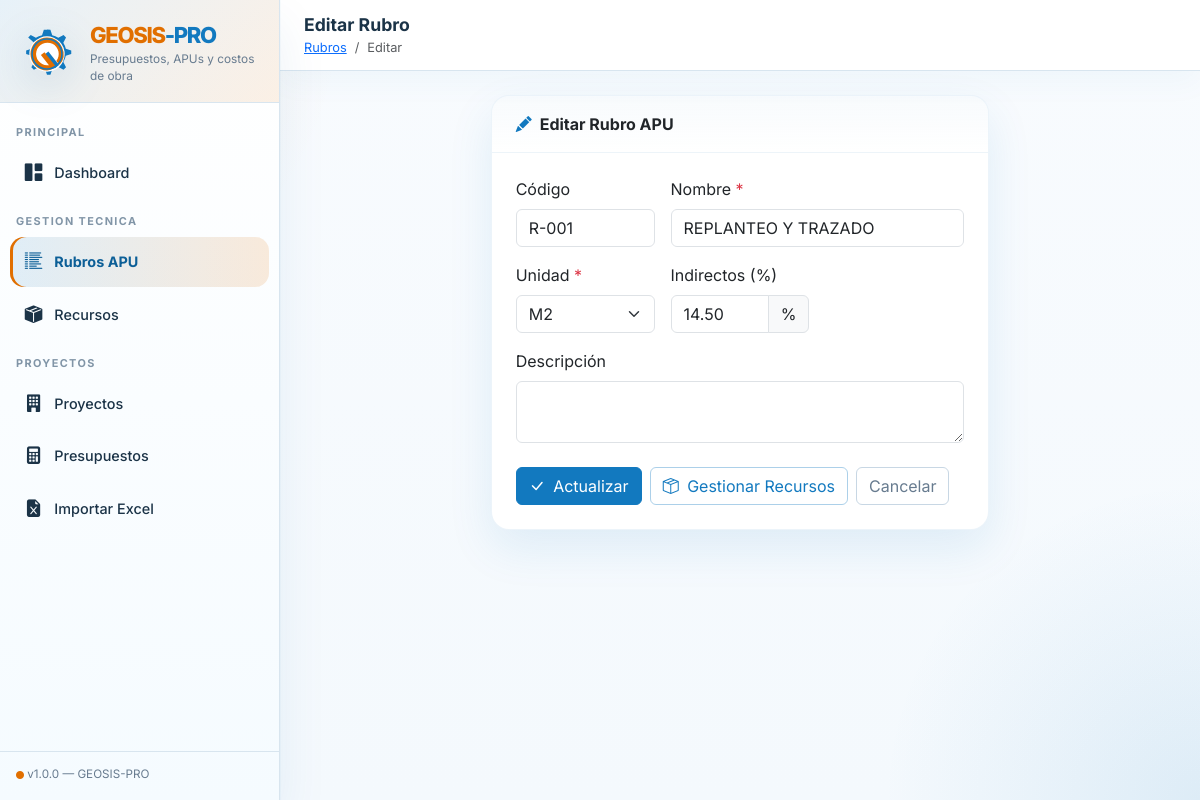
/modules/rubros/edit.php?id=1, run on the app's committed database.
### tables this page shows
CREATE TABLE IF NOT EXISTS `rubros` (
    `id`           INT(11) NOT NULL AUTO_INCREMENT,
    `codigo`       VARCHAR(100) DEFAULT NULL,
    `nombre`       VARCHAR(500) NOT NULL,
    `unidad`       VARCHAR(30) NOT NULL,
    `descripcion`  TEXT DEFAULT NULL,
    `indirectos`   DECIMAL(5,2) NOT NULL DEFAULT 14.50,
    `activo`       TINYINT(1) DEFAULT 1,
    `created_at`   TIMESTAMP DEFAULT CURRENT_TIMESTAMP,
    `updated_at`   TIMESTAMP DEFAULT CURRENT_TIMESTAMP ON UPDATE CURRENT_TIMESTAMP,
    PRIMARY KEY (`id`),
    KEY `idx_rubros_activo` (`activo`)
);

### modules/rubros/edit.php (the view, shortened to what this page needs)
<?php
$db    = getDB();
$id    = intval($_GET['id'] ?? 0);
$rubro = $db->prepare("SELECT * FROM rubros WHERE id=?");
$rubro->execute([$id]);
$rubro = $rubro->fetch();
include __DIR__ . '/../../includes/header.php';
include __DIR__ . '/../../includes/sidebar.php';
?>
<div id="main">
    <div id="topbar">
        <div>
            <div class="page-title">Editar Rubro</div>
            <nav aria-label="breadcrumb"><ol class="breadcrumb">
                <li class="breadcrumb-item"><a href="index.php">Rubros</a></li>
                <li class="breadcrumb-item active">Editar</li>
            </ol></nav>
        </div>
    </div>
    <div class="p-4">
        <div class="row justify-content-center">
            <div class="col-12 col-md-7">
                <div class="card">
                    <div class="card-header py-3 px-4">
                        <i class="bi bi-pencil-fill me-2 text-primary"></i>Editar Rubro APU
                    </div>
                    <div class="card-body p-4">
                        <form method="POST">
                            <div class="row g-3">
                                <div class="col-md-4">
                                    <label class="form-label fw-500">Código</label>
                                    <input type="text" name="codigo" class="form-control"
                                           value="<?= htmlspecialchars($rubro['codigo'] ?? '') ?>">
                                </div>
                                <div class="col-md-8">
                                    <label class="form-label fw-500">Nombre <span class="text-danger">*</span></label>
                                    <input type="text" name="nombre" class="form-control" required
                                           value="<?= htmlspecialchars($rubro['nombre']) ?>">
                                </div>
                                <div class="col-md-4">
                                    <label class="form-label fw-500">Unidad <span class="text-danger">*</span></label>
                                    <select name="unidad" class="form-select" required>
                                        <?php foreach (['M2','M3','ML','KG','U','GLB','HR'] as $u): ?>
                                        <option value="<?= $u ?>" <?= $rubro['unidad']===$u?'selected':'' ?>><?= $u ?></option>
                                        <?php endforeach; ?>
                                    </select>
                                </div>
                                <div class="col-md-4">
                                    <label class="form-label fw-500">Indirectos (%)</label>
                                    <div class="input-group">
                                        <input type="number" name="indirectos" class="form-control"
                                               step="0.01" min="0" max="100"
                                               value="<?= $rubro['indirectos'] ?>">
                                        <span class="input-group-text">%</span>
                                    </div>
                                </div>
                                <div class="col-12">
                                    <label class="form-label fw-500">Descripción</label>
                                    <textarea name="descripcion" class="form-control" rows="2"><?= htmlspecialchars($rubro['descripcion'] ?? '') ?></textarea>
                                </div>
                            </div>
                            <div class="d-flex gap-2 mt-4">
                                <button type="submit" class="btn btn-primary">
                                    <i class="bi bi-check-lg me-1"></i> Actualizar
                                </button>
                                <a href="add_recurso.php?rubro_id=<?= $id ?>" class="btn btn-outline-primary">
                                    <i class="bi bi-box-seam me-1"></i> Gestionar Recursos
                                </a>
                                <a href="index.php" class="btn btn-outline-secondary">Cancelar</a>
                            </div>
                        </form>
                    </div>
                </div>
            </div>
        </div>
    </div>
</div>
<?php include __DIR__ . '/../../includes/footer.php'; ?>

### includes/header.php (style rules this page uses)
:root { --sidebar-w: 280px; --brand-blue: #1279bf; --brand-blue-dark: #0c5f97; --brand-blue-soft: #eaf6ff; --brand-orange: #e16f00; --brand-orange-dark: #c45f00; --brand-orange-soft: #fff1e5; --surface: #ffffff; --bg: #f4f9fd; --border: #d8e5ef; --text: #1b3347; --muted: #677b8f; --shadow: 0 18px 45px rgba(18,121,191,.10); --primary: var(--brand-blue); --accent: var(--brand-orange); --bs-primary: var(--brand-blue); --bs-primary-rgb: 18, 121, 191; --bs-warning: var(--brand-orange); --bs-warning-rgb: 225, 111, 0; --bs-link-color: var(--brand-blue); --bs-link-hover-color: var(--brand-orange); }
* { font-family: 'Inter', sans-serif; }
body { background: radial-gradient(circle at top left, rgba(225,111,0,.10), transparent 24%), radial-gradient(circle at bottom right, rgba(18,121,191,.10), transparent 22%), linear-gradient(180deg, #f8fbfe 0%, var(--bg) 100%); color: var(--text); min-height: 100vh; }
#main { margin-left: var(--sidebar-w); min-height: 100vh; display: flex; flex-direction: column; }
#topbar { background: rgba(255,255,255,.92); backdrop-filter: blur(10px); border-bottom: 1px solid var(--border); box-shadow: 0 12px 30px rgba(18,121,191,.04); padding: .75rem 1.5rem; display: flex; align-items: center; gap: 1rem; position: sticky; top: 0; z-index: 100; }
#topbar .page-title { font-weight: 700; font-size: 1.1rem; color: var(--text); }
#topbar .breadcrumb { margin: 0; font-size: .8rem; }
.card { border: 1px solid rgba(18,121,191,.08); border-radius: 18px; box-shadow: var(--shadow); overflow: hidden; }
.card-header { background: linear-gradient(180deg, rgba(18,121,191,.03), rgba(255,255,255,1)); border-bottom: 1px solid #edf4f9; font-weight: 700; }
.btn-primary { --bs-btn-bg: var(--brand-blue); --bs-btn-border-color: var(--brand-blue); --bs-btn-hover-bg: var(--brand-blue-dark); --bs-btn-hover-border-color: var(--brand-blue-dark); --bs-btn-active-bg: var(--brand-blue-dark); --bs-btn-active-border-color: var(--brand-blue-dark); }
.btn-outline-primary { --bs-btn-color: var(--brand-blue); --bs-btn-border-color: rgba(18,121,191,.35); --bs-btn-hover-bg: var(--brand-blue); --bs-btn-hover-border-color: var(--brand-blue); --bs-btn-active-bg: var(--brand-blue-dark); --bs-btn-active-border-color: var(--brand-blue-dark); }
.btn-outline-secondary { --bs-btn-color: var(--muted); --bs-btn-border-color: #c8d7e4; --bs-btn-hover-bg: #eef4f8; --bs-btn-hover-border-color: #c0d2e1; --bs-btn-hover-color: var(--brand-blue-dark); }
.text-primary { color: var(--brand-blue) !important; }

### data on the page
rubros: codigo "R-001", nombre "REPLANTEO Y TRAZADO", unidad "M2", indirectos "14.50"
